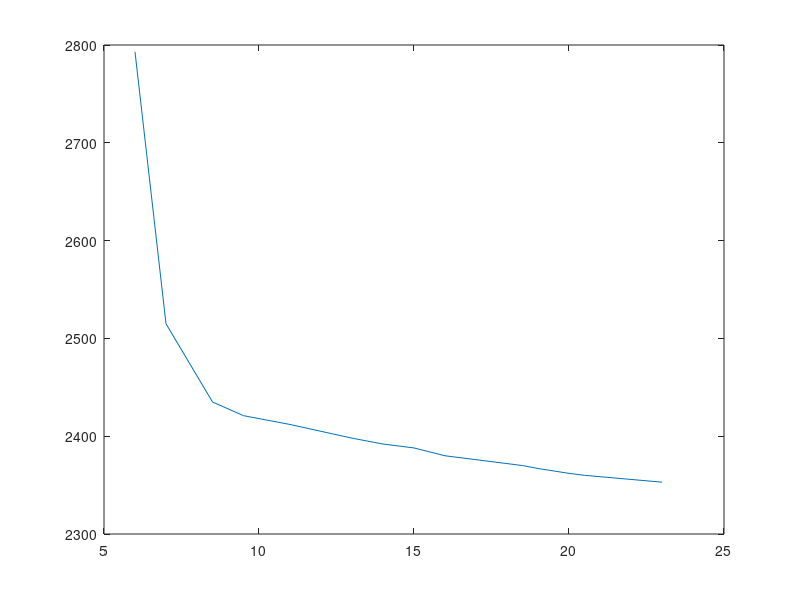

The MATLAB script that drew this image:
f=[2421 2684 2906 3104 3251 3422 3556 3679 3788 3904 3992 4091 4174 ];
P=[18.28 48.5 37.2 54 40.3 37.1 40.5 34.5 51.5 36.9 42.1 41.2 35.8];
U0=[200:50:800];
U01=[200:50:750];
 for k=1:1:12
     df(k)=abs(f(k+1)-f(k));
     dU0(k)=abs(U0(k+1)-U0(k));
     ds(k)=df(k)/dU0(k);
 end
% plot(U0,f)
% plot(U0,P)
plot(U01,ds)
 %%
U0=[200:100:800];
Istart=[6 6.5 8.9 9.5 11 12 15];
plot(U0,Istart)
%%
fgen=[2793 2515 2435 2421 2412 2405 2398 2395 2392 2388 2380 2376 2372 2370 2367 2362 2360 2353];
Ikat=[6 7 8.5 9.5 11 12 13 13.5 14 15 16 17 18 18.5 19 20 20.5 23];

 plot(Ikat,fgen)